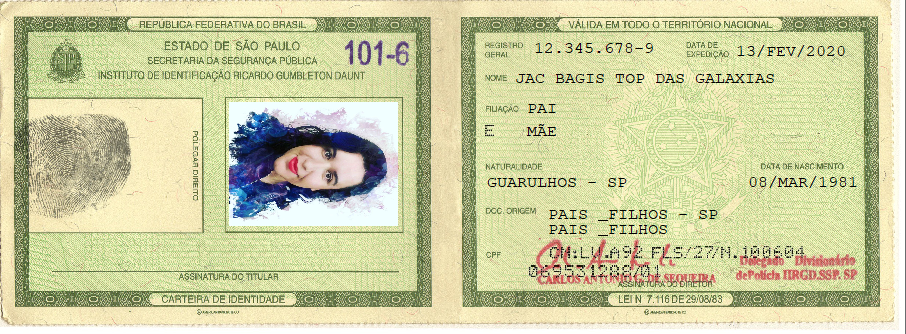
#> input picture rgfake.webp, 906 x 334 px
$ python -i ocr_preprocess.py   (imports and definitions only)
#> lines starting #> are read from the running program, lines starting #| are printed output that depends on the picture; after the words box and inside, x2 and y2 are one past the last pixel; in counts of white or black regions, pixels touching at a corner belong together
#> further down, picture is the input picture: shape (334, 906, 3); mean B, G, R 161.1, 205.4, 203.9
# ocr_preprocess.py
# Módulo de pré-processamento OCR (com opção MSER)
# Autor: Thiago Matias da Silva (UFMA)

import cv2
import numpy as np
import pytesseract
from typing import Tuple

# ---------------- CONFIGURAÇÃO PADRÃO ----------------

TESS_CONFIG_DOC = '--oem 3 --psm 6 -c tessedit_char_blacklist=§©®™'

# ---------------- FUNÇÕES AUXILIARES ----------------

def _resize_for_ocr(bgr: np.ndarray, target_short: int) -> np.ndarray:
#> called with target_short = 1400
    h, w = bgr.shape[:2]
#> h = 334; w = 906
    short = min(h, w)
#> short = 334
    if short >= target_short:
        return bgr
    scale = target_short / float(short)
#> scale = 4.19
    return cv2.resize(bgr, None, fx=scale, fy=scale, interpolation=cv2.INTER_CUBIC)

def _deskew_by_lines(gray_like: np.ndarray) -> Tuple[np.ndarray, float]:
    """Corrige inclinação via linhas detectadas (Hough)."""
    _, bin_otsu = cv2.threshold(gray_like, 0, 255, cv2.THRESH_BINARY + cv2.THRESH_OTSU)
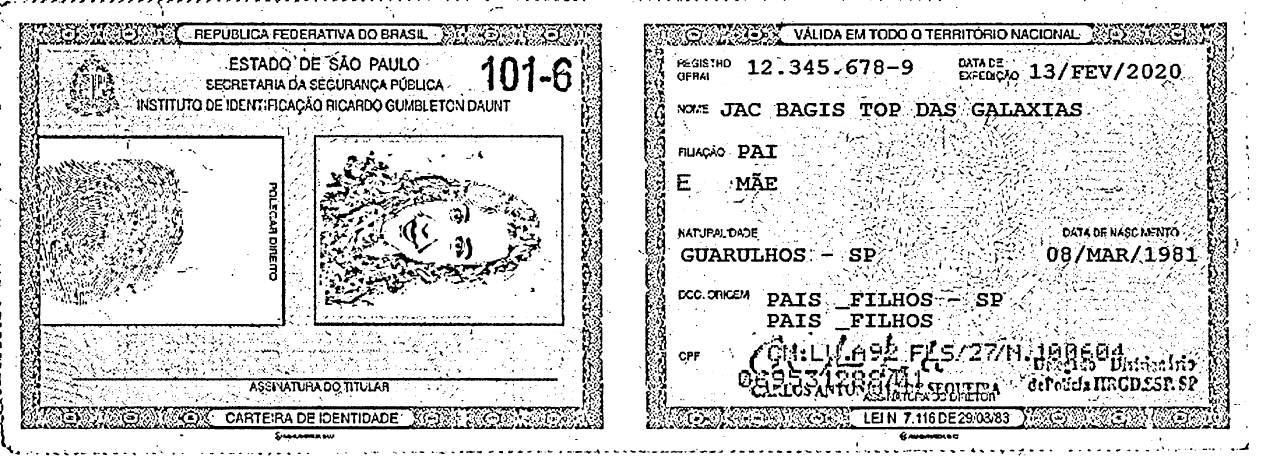
#> bin_otsu: shape (1400, 3798) (shown at 1/3 size); 85.3% white; 8329 black regions (4518 under 20 px), largest, box (x1, y1, x2, y2) and area: (80, 190, 858, 1071) 24035, (935, 403, 1694, 980) 18616, (470, 66, 1430, 146) 14748
    H, W = bin_otsu.shape
#> H = 1400; W = 3798
    kernel = cv2.getStructuringElement(cv2.MORPH_RECT, (max(20, W // 80), 3))
    closed = cv2.morphologyEx(bin_otsu, cv2.MORPH_CLOSE, kernel, 1)
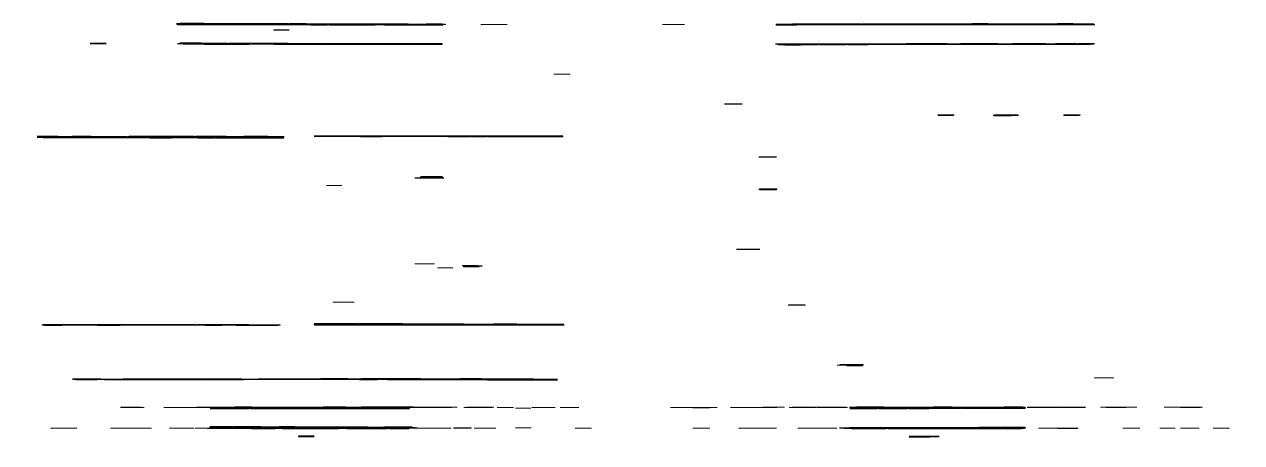
#> closed: shape (1400, 3798) (shown at 1/3 size); 98.4% white; 63 black regions, largest, box (x1, y1, x2, y2) and area: (217, 1134, 1673, 1142) 8677, (491, 1219, 1372, 1228) 6079, (111, 407, 853, 416) 5974
    lines = cv2.HoughLinesP(255 - closed, 1, np.pi / 180, threshold=120,
                            minLineLength=W // 8, maxLineGap=10)
#> lines = 64 rows, first 6: [508, 1283, 1487, 1283], [2367, 1222, 3256, 1222], [491, 1221, 1371, 1221], [2393, 1284, 3077, 1284], [2376, 1220, 3256, 1220], [491, 1223, 1354, 1223]
    angle = 0.0
    if lines is not None and len(lines) > 0:
        angs = []
        for x1, y1, x2, y2 in lines[:, 0]:
            ang = np.degrees(np.arctan2(y2 - y1, x2 - x1))
            if ang < -45: ang += 90
            if ang > 45: ang -= 90
            angs.append(ang)
#> this loop made 64 passes
#> (x1, y1, x2, y2) on passes 1 to 12: (508, 1283, 1487, 1283), (2367, 1222, 3256, 1222), (491, 1221, 1371, 1221), (2393, 1284, 3077, 1284), (2376, 1220, 3256, 1220), (491, 1223, 1354, 1223), (2393, 1285, 3077, 1285), (2327, 72, 3283, 72), (2326, 133, 3281, 133), (2328, 71, 3282, 71), (2326, 132, 3282, 132), (2327, 74, 3284, 74)
#> after the loop, angs = 64 values from 0 to 0
        if angs:
            angle = float(np.median(angs))
#> angle = 0

    if abs(angle) < 0.3:
        return gray_like, 0.0

    M = cv2.getRotationMatrix2D((gray_like.shape[1] / 2, gray_like.shape[0] / 2), angle, 1.0)
    rot = cv2.warpAffine(gray_like, M, (gray_like.shape[1], gray_like.shape[0]),
                         flags=cv2.INTER_LINEAR, borderMode=cv2.BORDER_REPLICATE)
    return rot, angle

def _autocrop_white(binimg: np.ndarray, border: int = 6) -> np.ndarray:
    rows = np.where(binimg.min(axis=1) < 255)[0]
    cols = np.where(binimg.min(axis=0) < 255)[0]
    if rows.size and cols.size:
        r0, r1 = max(0, rows[0] - border), min(binimg.shape[0], rows[-1] + border)
        c0, c1 = max(0, cols[0] - border), min(binimg.shape[1], cols[-1] + border)
        return binimg[r0:r1, c0:c1]
    return binimg

# ---------------- MSER (Detector de Regiões) ----------------

def _apply_mser(gray: np.ndarray) -> np.ndarray:
    """Destaca regiões de texto com MSER e retorna máscara binária."""
    mser = cv2.MSER_create(_min_area=60, _max_area=8000, _delta=5)
    regions, _ = mser.detectRegions(gray)
    mask = np.zeros_like(gray)
    for p in regions:
        hull = cv2.convexHull(p.reshape(-1, 1, 2))
        cv2.drawContours(mask, [hull], -1, 255, -1)
    # limpeza leve (remove ruído e une textos próximos)
    mask = cv2.dilate(mask, cv2.getStructuringElement(cv2.MORPH_RECT, (3,3)), 1)
    mask = cv2.erode(mask, cv2.getStructuringElement(cv2.MORPH_RECT, (2,2)), 1)
    return mask

# ---------------- PIPELINE PRINCIPAL ----------------

def preprocess_for_ocr(
    bgr: np.ndarray,
    mode: str = "geral",
    target_short: int = 1400,
    use_sauvola: bool = True,
    use_mser: bool = False
) -> Tuple[np.ndarray, np.ndarray]:
    """
    Retorna: (binario_para_tesseract, imagem_enhanced_color)
    """
    bgr = _resize_for_ocr(bgr, target_short=target_short)

    gray = cv2.cvtColor(bgr, cv2.COLOR_BGR2GRAY)
    bg = cv2.medianBlur(gray, 31)
    bg = np.clip(bg, 1, 255)
    norm = cv2.divide(gray, bg, scale=255)

    clahe = cv2.createCLAHE(clipLimit=2.0, tileGridSize=(8, 8)).apply(norm)
    if mode == "documento":
        den = cv2.bilateralFilter(clahe, d=7, sigmaColor=55, sigmaSpace=55)
    else:
        den = cv2.bilateralFilter(clahe, d=5, sigmaColor=40, sigmaSpace=40)

    blur = cv2.GaussianBlur(den, (0, 0), 1.2 if mode == "documento" else 1.0)
    sharp = cv2.addWeighted(den, 1.6, blur, -0.6, 0)
    deskewed, _ = _deskew_by_lines(sharp)

    # 5) Binarização
    if use_sauvola:
        g = deskewed.astype(np.float32)
        win = 31 if mode == "geral" else 25
        mean = cv2.boxFilter(g, -1, (win, win), normalize=True)
        sqm = cv2.boxFilter(g * g, -1, (win, win), normalize=True)
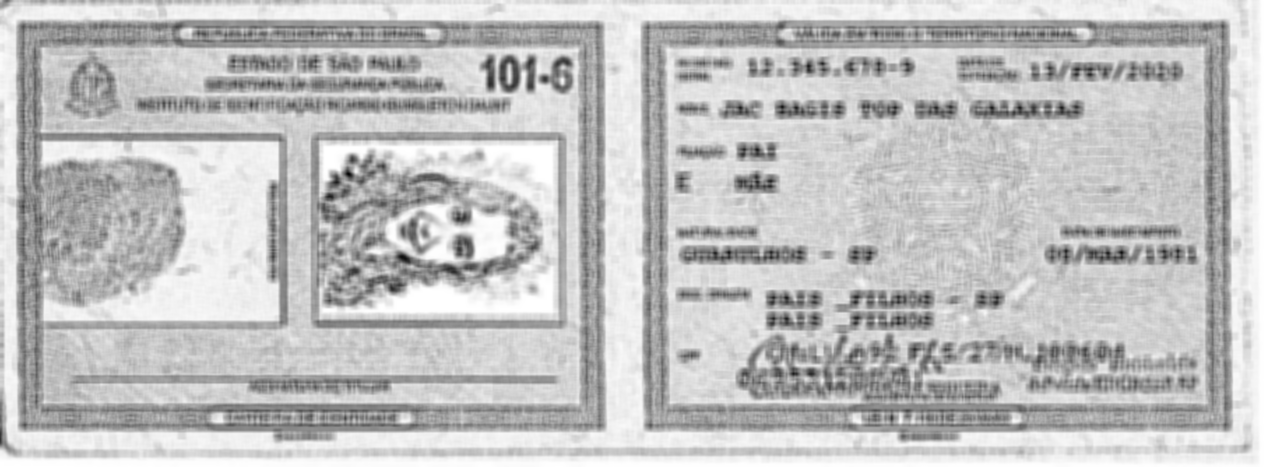
#> sqm: shape (1400, 3798) float32 (shown at 1/3 size); min 19868, max 65025, mean 54018.9; drawn with min black and max white
        var = np.clip(sqm - mean * mean, 0, None)
        std = np.sqrt(var)
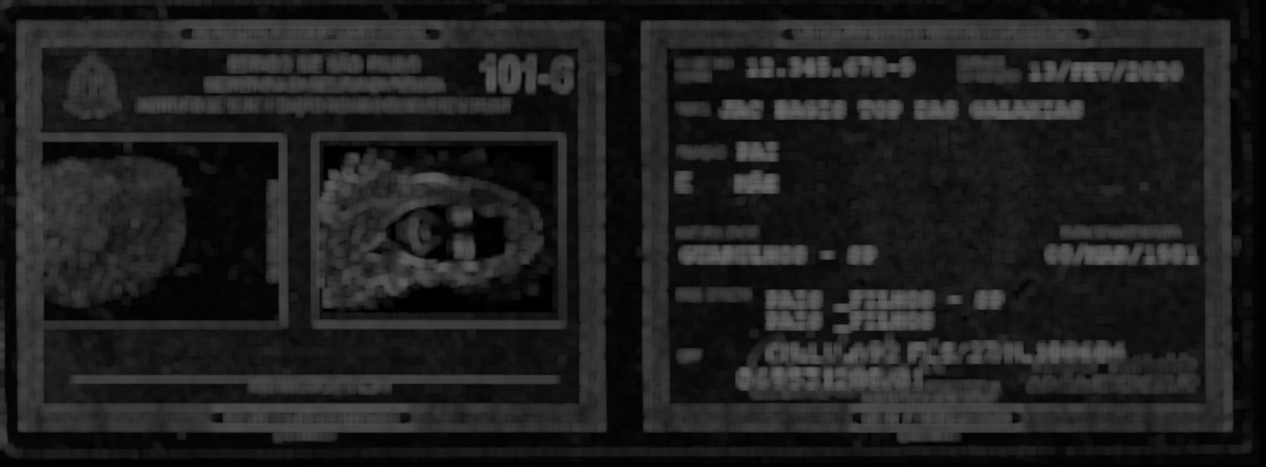
#> std: shape (1400, 3798) float32 (shown at 1/3 size); min 0, max 105.1, mean 31.6
        k, R = (0.34, 128.0)
        thr = mean * (1 + k * ((std / R) - 1))
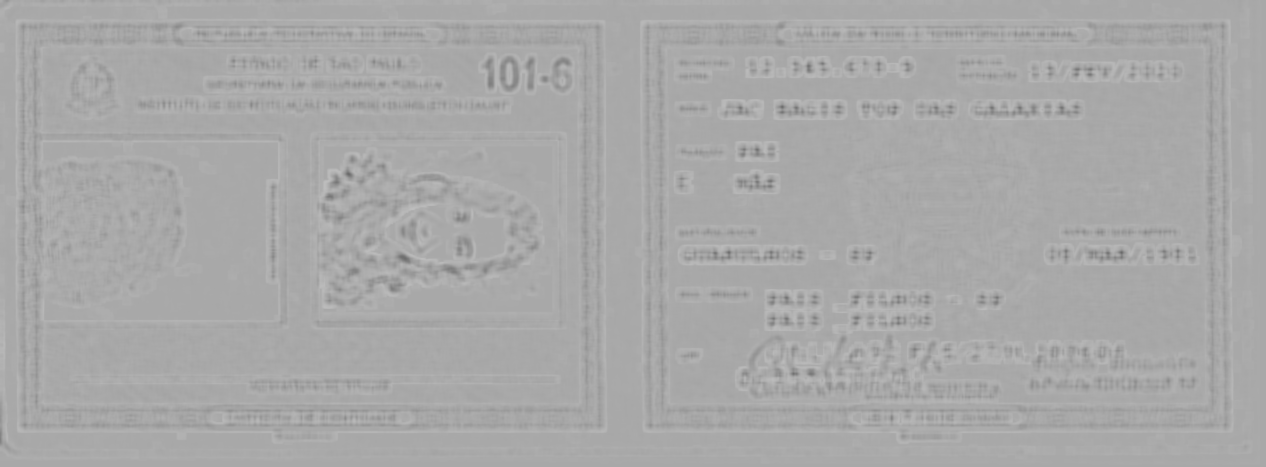
#> thr: shape (1400, 3798) float32 (shown at 1/3 size); min 103.5, max 190.7, mean 168.8
        binimg = (g > thr).astype(np.uint8) * 255
#> binimg: shape (1400, 3798); 89.4% white; 6022 black regions (2834 under 20 px), largest, box (x1, y1, x2, y2) and area: (939, 404, 1692, 979) 16142, (93, 383, 857, 979) 10960, (216, 1130, 1673, 1145) 9481
    else:
        _, binimg = cv2.threshold(deskewed, 0, 255, cv2.THRESH_BINARY + cv2.THRESH_OTSU)

    if mode == "documento":
        binimg = cv2.morphologyEx(binimg, cv2.MORPH_OPEN, cv2.getStructuringElement(cv2.MORPH_RECT, (2, 2)), 1)
#> binimg: shape (1400, 3798); 89.4% white; 5906 black regions (2775 under 20 px), largest, box (x1, y1, x2, y2) and area: (940, 405, 1693, 980) 16369, (94, 384, 858, 980) 10970, (217, 1131, 1674, 1146) 9495
        binimg = cv2.morphologyEx(binimg, cv2.MORPH_CLOSE, cv2.getStructuringElement(cv2.MORPH_RECT, (2, 2)), 1)
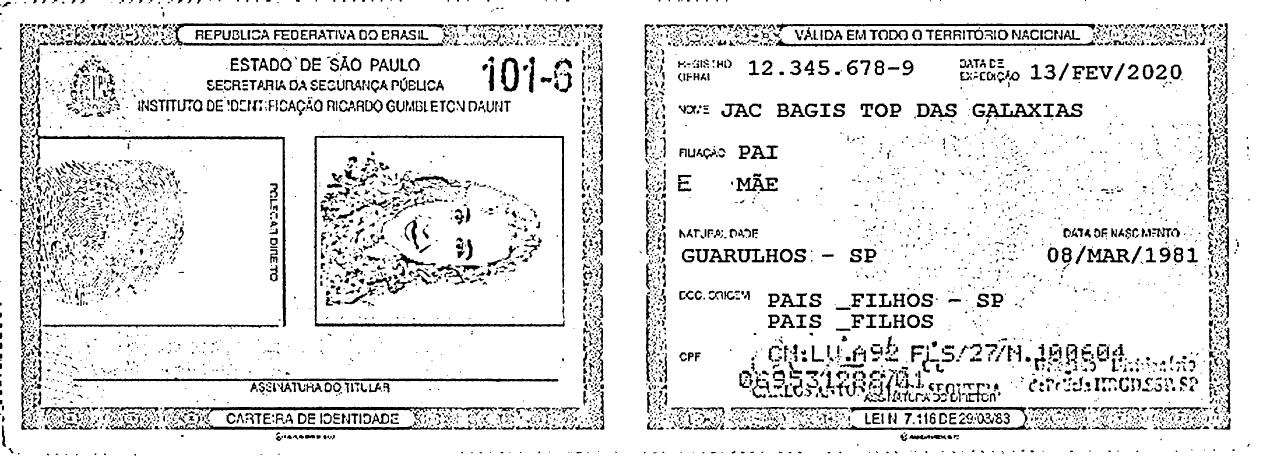
#> binimg: shape (1400, 3798) (shown at 1/3 size); 89.5% white; 5561 black regions (2387 under 20 px), largest, box (x1, y1, x2, y2) and area: (941, 406, 1694, 981) 16142, (95, 385, 859, 981) 10961, (219, 1132, 1675, 1146) 9476

    if use_mser:
        mser_mask = _apply_mser(gray)
        binimg = cv2.bitwise_and(binimg, binimg, mask=mser_mask)

    binimg = _autocrop_white(binimg, border=6)
#> in _autocrop_white, `rows = np.where(binimg.min(axis=1) < 255)[0]`: rows = 1351 values from 0 to 1366
#> in _autocrop_white, `cols = np.where(binimg.min(axis=0) < 255)[0]`: cols = 3613 values from 0 to 3748
#> in _autocrop_white, `r0, r1 = max(0, rows[0] - border), min(binimg.shape[0], rows[-1] + bor..`: r0 = 0; r1 = 1372
#> in _autocrop_white, `c0, c1 = max(0, cols[0] - border), min(binimg.shape[1], cols[-1] + bor..`: c0 = 0; c1 = 3754
    enhanced_color = cv2.cvtColor(deskewed, cv2.COLOR_GRAY2BGR)

    return np.ascontiguousarray(binimg.astype(np.uint8)), enhanced_color

# ---------------- OCR DOCUMENTO ----------------

def ocr_tesseract_image_documento(
    bgr: np.ndarray,
    lang_str: str = "por+eng+spa",
    config: str = None,
    use_mser: bool = False
) -> str:
    binimg, _ = preprocess_for_ocr(bgr, mode="documento", use_mser=use_mser)
    cfg = config if config is not None else TESS_CONFIG_DOC
    txt = pytesseract.image_to_string(binimg, lang=lang_str, config=cfg)
    return (txt or "").replace("\r", "").strip()

# ---------------- PREVIEW OPCIONAL ----------------

def preview_preprocess(bgr: np.ndarray, mode: str = "documento", use_mser: bool = False):
    import matplotlib.pyplot as plt
    binimg, enh = preprocess_for_ocr(bgr, mode=mode, use_mser=use_mser)
    fig, ax = plt.subplots(1, 3, figsize=(12, 4))
    ax[0].imshow(cv2.cvtColor(bgr, cv2.COLOR_BGR2RGB)); ax[0].set_title("Original"); ax[0].axis("off")
    ax[1].imshow(cv2.cvtColor(enh, cv2.COLOR_BGR2RGB)); ax[1].set_title("Enhanced"); ax[1].axis("off")
    ax[2].imshow(binimg, cmap="gray"); ax[2].set_title("Binary (com MSER)" if use_mser else "Binary"); ax[2].axis("off")
    plt.tight_layout(); plt.show()
#> after `plt.tight_layout()`:
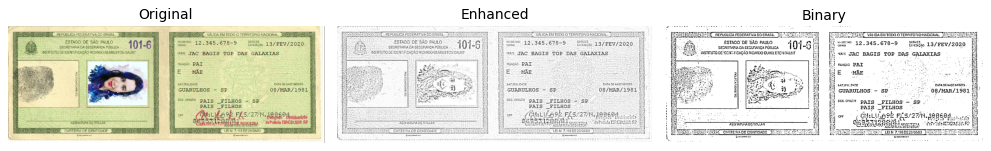
#> figure drawn by matplotlib, 3 panels

>>> import cv2
>>> picture = cv2.imread('rgfake.webp')
>>> result = preview_preprocess(picture)
